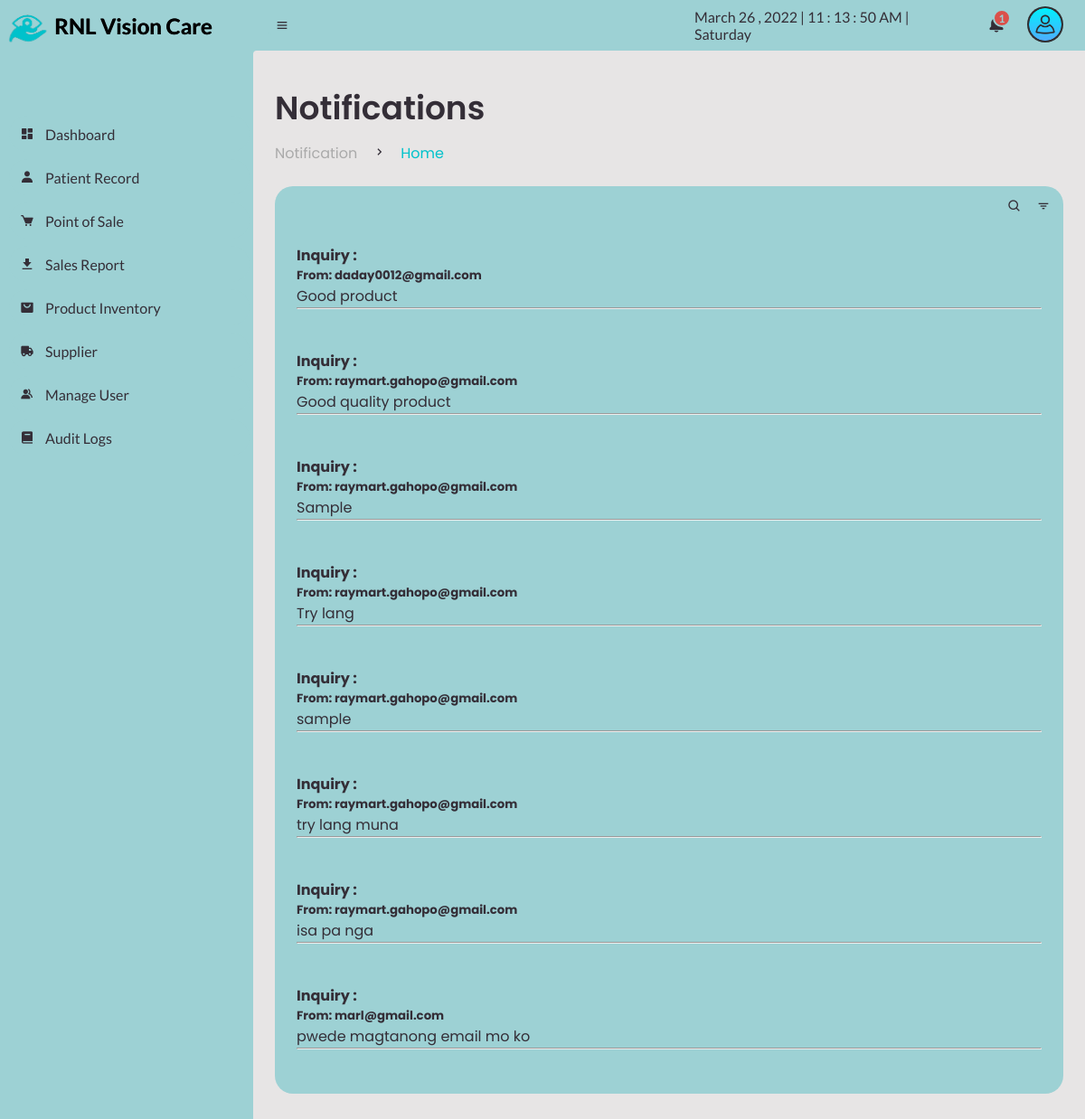
Page /admin/see-all-notification.php on the committed database.
### tables this page shows
CREATE TABLE `client_inquiries` (
  `inquiries_id` int(200) NOT NULL AUTO_INCREMENT,
  `inquiries_name` varchar(100) NOT NULL,
  `inquiries_email` varchar(100) NOT NULL,
  `inquiries_subject` varchar(100) NOT NULL,
  `inquiries_message` varchar(1000) NOT NULL,
  `inquiries_backdate` datetime NOT NULL DEFAULT current_timestamp(),
  `inquiries_status` varchar(255) DEFAULT '2',
  PRIMARY KEY (`inquiries_id`)
);

### db/notification/notifall.php (called while the page is built, shortened)
<?php
$conn=mysqli_connect("localhost", "root", "", "capstone");
$query = mysqli_query($conn,"SELECT * FROM `client_inquiries`");
?>

### admin/see-all-notification.php (the view, shortened to what this page needs)
<?php
include ("conn.php");
?>
<!DOCTYPE html>
<html lang="en">
<head>
	<link href='https://unpkg.com/boxicons@2.0.9/css/boxicons.min.css' rel='stylesheet'>
	<link rel="stylesheet" href="css\sys_style.css">
</head>
<body>
	<section id="sidebar">
		<a href="sales-report.php" class="brand">
			<img src="images\logo.png" alt="" width="60px;">
			<span class="text" style="text-shadow:0.5px 0px #000; color: black;">RNL Vision Care</span>
		</a>
		<ul class="side-menu top">
			<li>
				<a href="dashboard.php">
					<i class='bx bxs-dashboard' ></i>
					<span class="text">Dashboard</span>
				</a>
			</li>
			<li>
				<a href="patient-record.php">
					<i class='bx bxs-user' ></i>
					<span class="text">Patient Record</span>
				</a>
			</li>
			<li>
				<a href="point-of-sale.php">
					<i class='bx bxs-cart' ></i>
					<span class="text">Point of Sale</span>
				</a>
			</li>
			<li>
				<a href="sales-report.php">
					<i class='bx bxs-download' ></i>
					<span class="text">Sales Report</span>
				</a>
			</li>
			<li>
				<a href="product.php">
					<i class='bx bxs-shopping-bag-alt' ></i>
					<span class="text">Product Inventory</span>
				</a>
			</li>
			<li>
				<a href="supplier.php">
					<i class='bx bxs-truck' ></i>
					<span class="text">Supplier</span>
				</a>
			</li>
			<li>
				<a href="manage-user.php">
					<i class='bx bxs-group' ></i>
					<span class="text">Manage User</span>
				</a>
			</li>
			<li>
				<a href="audit.php">
					<i class='bx bxs-book' ></i>
					<span class="text">Audit Logs</span>
				</a>
			</li>
		</ul>
	</section>
	<section id="content">
		<nav>
			<i class='bx bx-menu' ></i>
			<div id="digital-clock"></div>
			<div class="dropdown2">
			<a href="#" class="notification">
				<span class="num">
				<?php
				$query = mysqli_query($conn, "SELECT COUNT(*) as total from client_inquiries WHERE inquiries_status = '2'");
					while($result=mysqli_fetch_array($query)){
					echo $result['total'];
				}
				?>
						  </span>
			</a>
			</div>
			<div class="dropdown1">
			<img src="img\user.png" alt="" width="40px" class="userlogo">
			</div>
		</nav>
		<main>
			<div class="head-title">
				<div class="left">
					<h1>Notifications</h1>
					<ul class="breadcrumb">
						<li>
							<a href="see-all-notification.php">Notification</a>
						</li>
						<li><i class='bx bx-chevron-right' ></i></li>
						<li>
							<a class="active" href="dashboard.php">Home</a>
						</li>
					</ul>
				</div>
			</div>
			<div class="table-data">
				<div class="order">
					<div class="head">
						<i class='bx bx-search' ></i>
						<i class='bx bx-filter' ></i>
					</div>
					<?php
			   include("../db/notification/notifall.php");
              while($row = mysqli_fetch_assoc($query)){
            ?>
		<div id="notif-body">
		<h4>Inquiry : </h5>
		<h5>From: <?php echo $row['inquiries_email'];?></h6>
		<p><?php echo $row['inquiries_message'];?></p>
		<hr>
		<br>
		</div>
		<?php
			  }
		?>
		</main>
	</section>
</body>
</html>

### Admin/css/sys_style.css (style rules this page uses)
* { margin: 0; padding: 0; box-sizing: border-box; }
a { text-decoration: none; }
li { list-style: none; }
:root { --poppins: 'Poppins', sans-serif; --lato: 'Lato', sans-serif; --light: #9dd1d4; --blue: #00c2cb; --light-blue: #e5eaf0; --grey: rgb(231, 229, 229); --dark-grey: #AAAAAA; --dark: #342E37; --red: #DB504A; --yellow: #FFCE26; --light-yellow: #FFF2C6; --orange: #FD7238; --light-orange: #FFE0D3; }
html { overflow-x: hidden; }
body { background: var(--grey); overflow-x: hidden; }
#sidebar { position: fixed; top: 0; left: 0; width: 280px; height: 100%; background: var(--light); z-index: 2000; font-family: var(--lato); transition: .3s ease; overflow-x: hidden; scrollbar-width: none; }
#sidebar .brand { font-size: 24px; font-weight: 700; height: 56px; display: flex; align-items: center; color: var(--blue); position: sticky; top: 0; left: 0; background: var(--light); z-index: 500; padding-bottom: 20px; box-sizing: content-box; }
#sidebar .side-menu { width: 100%; margin-top: 48px; }
#sidebar .side-menu li { height: 48px; background: transparent; margin-left: 6px; border-radius: 48px 0 0 48px; padding: 4px; }
#sidebar .side-menu li a { width: 100%; height: 100%; background: var(--light); display: flex; align-items: center; border-radius: 48px; font-size: 16px; color: var(--dark); white-space: nowrap; overflow-x: hidden; }
#sidebar .side-menu li a .bx { min-width: calc(60px - ((4px + 6px) * 2)); display: flex; justify-content: center; }
#content { position: relative; width: calc(100% - 280px); left: 280px; transition: .3s ease; }
#content nav { height: 56px; background: var(--light); padding: 0 24px; display: flex; align-items: center; grid-gap: 24px; font-family: var(--lato); position: sticky; top: 0; left: 0; z-index: 1000; }
#content nav::before { content: ''; position: absolute; width: 40px; height: 40px; bottom: -40px; left: 0; border-radius: 10%; box-shadow: -20px -20px 0 var(--light); }
#content nav a { color: var(--dark); }
#content nav .bx.bx-menu { cursor: pointer; color: var(--dark); }
#content nav .notification { font-size: 20px; position: relative; }
#content nav .notification .num { position: absolute; top: -6px; right: -6px; width: 20px; height: 20px; border-radius: 50%; border: 2px solid var(--light); background: var(--red); color: var(--light); font-weight: 700; font-size: 12px; display: flex; justify-content: center; align-items: center; }
#content main { width: 100%; padding: 36px 24px; font-family: var(--poppins); max-height: calc(100vh - 56px); overflow-y: auto; }
#content main .head-title { display: flex; align-items: center; justify-content: space-between; grid-gap: 16px; flex-wrap: wrap; }
#content main .head-title .left h1 { font-size: 36px; font-weight: 600; margin-bottom: 10px; color: var(--dark); }
#content main .head-title .left .breadcrumb { display: flex; align-items: center; grid-gap: 16px; }
#content main .head-title .left .breadcrumb li { color: var(--dark); }
#content main .head-title .left .breadcrumb li a { color: var(--dark-grey); pointer-events: none; }
#content main .head-title .left .breadcrumb li a.active { color: var(--blue); pointer-events: unset; }
#content main .table-data { display: flex; flex-wrap: wrap; grid-gap: 24px; margin-top: 24px; width: 100%; color: var(--dark); }
#content main .table-data > div { border-radius: 20px; background: var(--light); padding: 14px; overflow-x: auto; }
#content main .table-data .head { display: flex; align-items: center; grid-gap: 16px; margin-bottom: 24px; }
#content main .table-data .head .bx { cursor: pointer; }
#content main .table-data .order { flex-grow: 1; flex-basis: 500px; }
#digital-clock { color: var(--dark); }
.userlogo { background-color:#302e31; padding: 2px; border-radius: 50%; cursor: pointer; }
.dropdown1 { position: relative; display: inline-block; }
.dropdown2 { position: relative; display: inline-block; }
#notif-body { padding: 10px; }

### rows in the picture
client_inquiries: inquiries_email "daday0012@gmail.com", inquiries_message "Good product"
client_inquiries: inquiries_email "raymart.gahopo@gmail.com", inquiries_message "Good quality product"
client_inquiries: inquiries_email "raymart.gahopo@gmail.com", inquiries_message "Sample"
client_inquiries: inquiries_email "raymart.gahopo@gmail.com", inquiries_message "Try lang"
client_inquiries: inquiries_email "raymart.gahopo@gmail.com", inquiries_message "sample"
client_inquiries: inquiries_email "raymart.gahopo@gmail.com", inquiries_message "try lang muna"
client_inquiries: inquiries_email "raymart.gahopo@gmail.com", inquiries_message "isa pa nga"
client_inquiries: inquiries_email "marl@gmail.com", inquiries_message "pwede magtanong email mo ko"

### other values in the picture
$result['total'] "1"
